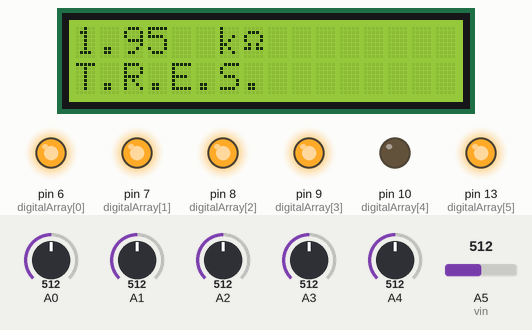
A sketch run on a simulated Arduino Uno, built with avr-gcc and run on an emulated ATmega328P. On the bench: 16×2 character LCD, output pins drawn as LEDs (lit = HIGH). Dashed ring = blinking. The test bench sets the inputs (shaded band); at power-on: A5 (vin) = 512, A0 = 512, A1 = 512, A2 = 512, A3 = 512, A4 = 512. What the sketch prints to the serial monitor is not drawn.

Above: at 3.88 s.
3.9 s: A5 (vin) set to 323
At 7.08 s:
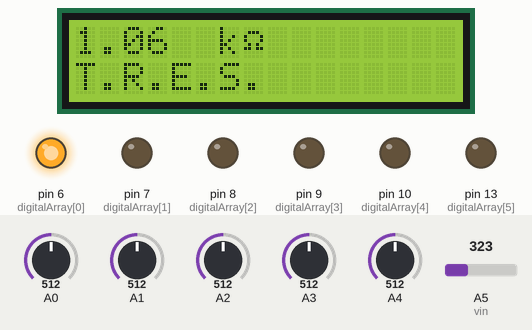
7.9 s: A5 (vin) set to 307
At 14.11 s:
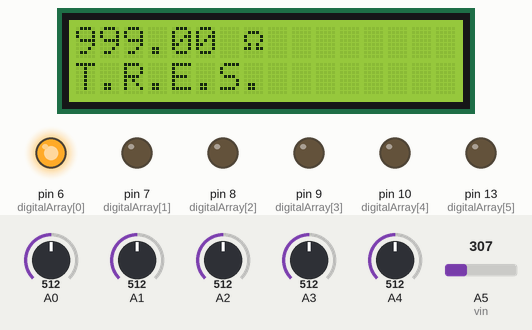
15.7 s: A0 set to 543
17.3 s: A1 set to 716
At 21.22 s:
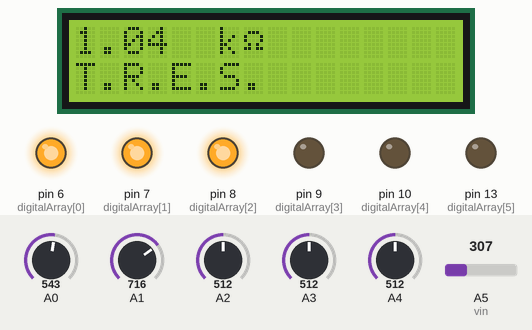
22.2 s: A2 set to 716
At 24.83 s:
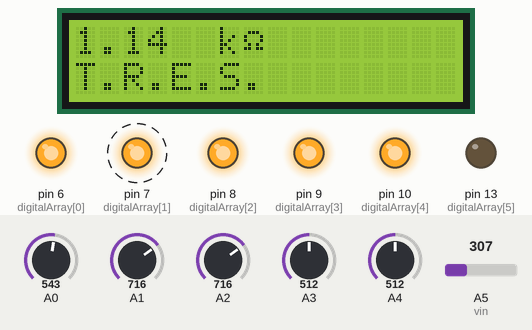
25.7 s: A3 set to 716
At 28.54 s:
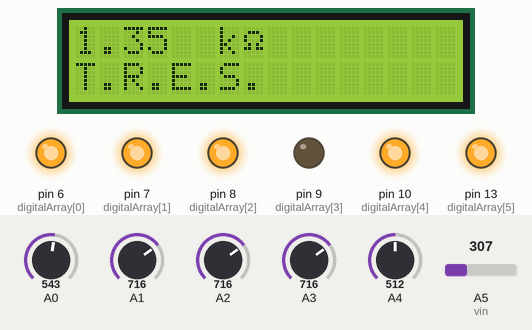
Timing chart, 0 to 30.3 s (numbered marks = the images above; inputs shaded):
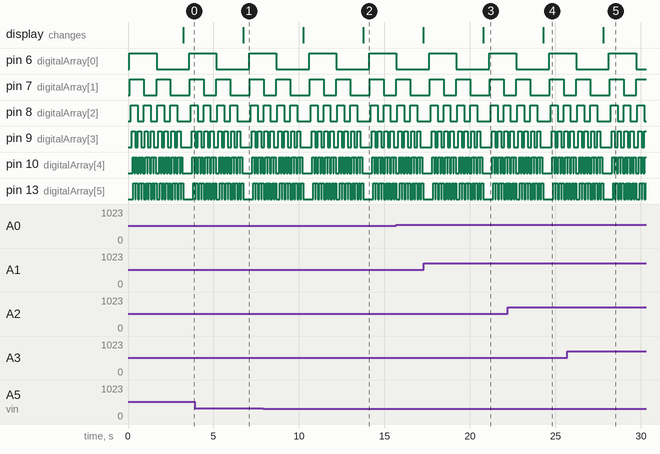

Measured:
- the behaviour switches between 308 and 307 on A5 (vin) (found by bisection; images 1 and 2)
- after the input at 3.9 s, the display: changes after 2.8 s (image 1)
- after the input at 7.9 s, the display: first changes after 2.4 s (image 2 shows a later state)
- after the input at 17.3 s, the display: changes after 3.5 s (image 3)
- after the input at 22.2 s, the display: changes after 2.1 s (image 4)
- after the input at 25.7 s, the display: changes after 2.1 s (image 5)
- by itself, pin 6 (digitalArray[0]): alternates HIGH for 1.6 s and LOW for 1.9 s
- by itself, pin 10 (digitalArray[4]), pin 13 (digitalArray[5]): moves between LOW and HIGH, repeating every 3.5 s

The sketch:

Ohmmeter_V7.ino
```cpp
#include <LiquidCrystal.h>

double A = 560;
double B = 1000;
double C = 2200;
double D = 4700;
double E = 10000;
double F = 22000;
int pos2;
int pos3;
int pos4;
int pos5;
int vin=5;
int count = 0;
int count2 = 0;
int count3 = 0;
int count4 = 0;
int count5 = 0;
int timer = 50;
double refResistor;
double refMin;
int pos;
int x;
int y;
int z;
double SumR = 0;
double vx;
double rx;
double i;
double R[] = {A, B, C, D, E, F};
double V[63];
double I[63];
double resistorArray[63];
int digitalArray[] = {6, 7, 8, 9, 10, 13};
double analogArray[63];
double searchArray[63];
double currentArray[63];

LiquidCrystal lcd(12, 11, 5, 4, 3, 2);

void setup()
{
  Serial.begin(9600);
  pinMode(vin,INPUT);
  lcd.begin(16,2);

  for (count = 0; count < 6; count++) {
    pinMode(digitalArray[count],OUTPUT);
    digitalWrite(digitalArray[count],LOW);
  }


}

void loop()
{
  for (count = 0; count < 6; count++){
    digitalWrite(digitalArray[count],HIGH);
    delay(timer);
    analogArray[count]=analogRead(count);//a, b, c, d, e, f
    for (count2 = count+1; count2 < 6; count2++){
      digitalWrite(digitalArray[count2],HIGH);
      delay(timer);
      analogArray[count*5-count*(count-1)/2+5+count2-count]=analogRead(vin);//ab, ac, ad, ae, af, bc, bd, be, bf, cd, ce, cf, de, df, ef
      for (count3 = count2+1; count3 < 6; count3++){
        digitalWrite(digitalArray[count3],HIGH);
        delay(timer);
        analogArray[(count*5-count*(count-1)/2+5+count2-count)*3+1-(count2-1)*(count2-2)*count2/6+(count2-1)*(count2-2)*(count2-3)/6-count*6+count*(count-1)*(count-2)/6+count3]=analogRead(vin);//abc, abd, abe, abf, acd, ace, acf, ade, adf, aef, bcd, bce, bcf, bde, bdf, bef, cde, cdf, cef, def
        for (count4 = count3+1; count4 < 6; count4++){
          digitalWrite(digitalArray[count4],HIGH);
          delay(timer);
          analogArray[38+count*4-(count-1)*count*3/2+(count2-1)*3-(count2-1)*(count2-2)+(count3-2)*2-(count3-2)*(count3-3)/2+count4]=analogRead(vin);//abcd, abce, abcf, abde, abdf, abef, acde, acdf, acef, adef, bcde, bcdf, bcef, bdef, cdef
          for (count5 = count4+1; count5 < 6; count5++){
            digitalWrite(digitalArray[count5],HIGH);
            delay(timer);
            analogArray[count+(count2-1)+(count3-2)+(count4-3)+count5+52]=analogRead(vin);//abcde, abcdf, abcef, abdef, acdef, bcdef
            if (count5 == 4){
              digitalWrite(digitalArray[5],HIGH);
              delay(timer);
              analogArray[62]=analogRead(vin);//abcdef
              digitalWrite(digitalArray[count5],LOW);
            }
            digitalWrite(digitalArray[count5],LOW);
          }
          digitalWrite(digitalArray[count4],LOW);
        }
        digitalWrite(digitalArray[count3],LOW);
      }
      digitalWrite(digitalArray[count2],LOW);
    }
    digitalWrite(digitalArray[count],LOW);
  }

  for (x = 0; x< 63; x++)//calculates difference between analog readings and the 430 goal
  {
    V[x] = analogArray[x]*0.0048875855;
  }

  count = 0;
  count2 = 0;
  count3 = 0;
  count4 = 0;
  count5 = 0;

  for (count = 0; count < 6; count++) {
    currentArray[count]=(5-0.65-V[count])/R[count];
    for (count2 = 1+count; count2 < 6; count2++) {
      pos2 = count*5-count*(count-1)/2+5+count2-count;
      currentArray[pos2] = (5-0.65-V[pos2])/R[count2]+(5-0.65-V[pos2])/R[count];
      for (count3 = 1+count2; count3 < 6; count3++) {
        pos3 = (count*5-count*(count-1)/2+5+count2-count)*3+1-(count2-1)*(count2-2)*count2/6+(count2-1)*(count2-2)*(count2-3)/6-count*6+count*(count-1)*(count-2)/6+count3;
        currentArray[pos3] = (5-0.65-V[pos3])/R[count3]+(5-0.65-V[pos3])/R[count2]+(5-0.65-V[pos3])/R[count];
        for (count4 = 1+count3; count4 < 6; count4++) {
          pos4 = 38+count*4-(count-1)*count*3/2+(count2-1)*3-(count2-1)*(count2-2)+(count3-2)*2-(count3-2)*(count3-3)/2+count4;
          currentArray[pos4] = (5-0.65-V[pos4])/R[count4]+(5-0.65-V[pos4])/R[count3]+(5-0.65-V[pos4])/R[count2]+(5-0.65-V[pos4])/R[count];
          for (count5 = 1+count4; count5 < 6; count5++) {
            pos5 = count+(count2-1)+(count3-2)+(count4-3)+count5+52;
            currentArray[pos5] = (5-0.65-V[pos5])/R[count5]+(5-0.65-V[pos5])/R[count4]+(5-0.65-V[pos5])/R[count3]+(5-0.65-V[pos5])/R[count2]+(5-0.65-V[pos5])/R[count];
            if (count5 == 4) {
              currentArray[62] = (5-0.65-V[62])/R[62]+(5-0.65-V[62])/R[count5]+(5-0.65-V[62])/R[count4]+(5-0.65-V[62])/R[count3]+(5-0.65-V[62])/R[count2]+(5-0.65-V[62])/R[count];
            }
          }
        }
      }
    }
  }

  SumR=0;
  for (z = 0; z< 63; z++)
  {
    resistorArray[z] = V[z]/currentArray[z];
    SumR = resistorArray[z] + SumR;
  }

  rx = SumR/63;

  for (y = 0; y< 63; y++)
  {
    currentArray[y] = 10000*currentArray[y];
  }

  if(vx>4.8)
  {
    lcd.clear();
    lcd.setCursor(0,0);
    lcd.print("----INFINITY----");
    Serial.println("----INFINITY----");
  }
  else
  {
    if(rx<1000)
    {
      lcd.clear();
      lcd.setCursor(0,0);
      lcd.print(rx);
      lcd.setCursor(7,0);
      lcd.print((char)244);
      Serial.print(rx);
      Serial.println(" ohm");
    }
    else if (rx < 1000000)
    {
      lcd.clear();
      rx=rx/1000;
      lcd.setCursor(0,0);
      lcd.print(rx);
      lcd.setCursor(6,0);
      lcd.print("k");
      lcd.print((char)244);
      Serial.print(rx);
      Serial.println(" k ohm");
    }
    else
    {
      lcd.clear();
      rx=rx/1000000;
      lcd.setCursor(0,0);
      lcd.print(rx);
      lcd.setCursor(6,0);
      lcd.print("M");
      lcd.print((char)244);
      Serial.print(rx);
      Serial.println(" M ohm");
    }
  }
  lcd.setCursor(0,1);
  lcd.print("T.R.E.S.");

  Serial.print("V0 = ");
  Serial.println(V[0]);
  Serial.print("V1 = ");
  Serial.println(V[1]);
  Serial.print("V2 = ");
  Serial.println(V[2]);
  Serial.print("V3 = ");
  Serial.println(V[3]);
  Serial.print("V4 = ");
  Serial.println(V[4]);
  Serial.print("V5 = ");
  Serial.println(V[5]);
  Serial.print("V6 = ");
  Serial.println(V[6]);
  Serial.print("V7 = ");
  Serial.println(V[7]);
  Serial.print("V8 = ");
  Serial.println(V[8]);
  Serial.print("V9 = ");
  Serial.println(V[9]);
  Serial.print("V10 = ");
  Serial.println(V[10]);

  Serial.print("currentArray0 = ");
  Serial.println(currentArray[0]);
  Serial.print("currentArray1 = ");
  Serial.println(currentArray[1]);
  Serial.print("currentArray2 = ");
  Serial.println(currentArray[2]);
  Serial.print("currentArray3 = ");
  Serial.println(currentArray[3]);
  Serial.print("currentArray4 = ");
  Serial.println(currentArray[4]);
  Serial.print("currentArray5 = ");
  Serial.println(currentArray[5]);
  Serial.print("currentArray6 = ");
  Serial.println(currentArray[6]);
  Serial.print("currentArray7 = ");
  Serial.println(currentArray[7]);
  Serial.print("currentArray8 = ");
  Serial.println(currentArray[8]);
  Serial.print("currentArray9 = ");
  Serial.println(currentArray[9]);
  Serial.print("currentArray62 = ");
  Serial.println(currentArray[62]);/*
  Serial.print("currentArray11 = ");
  Serial.println(currentArray[11]);
  Serial.print("currentArray12 = ");
  Serial.println(currentArray[12]);
  Serial.print("currentArray13 = ");
  Serial.println(currentArray[13]);
  Serial.print("currentArray14 = ");
  Serial.println(currentArray[14]);
  Serial.print("currentArray15 = ");
  Serial.println(currentArray[15]);
  Serial.print("currentArray16 = ");
  Serial.println(currentArray[16]);
  Serial.print("currentArray17 = ");
  Serial.println(currentArray[17]);
  Serial.print("currentArray18 = ");
  Serial.println(currentArray[18]);
  Serial.print("currentArray19 = ");
  Serial.println(currentArray[19]);
  Serial.print("currentArray20 = ");
  Serial.println(currentArray[20]);
  Serial.print("currentArray21 = ");
  Serial.println(currentArray[21]);
  Serial.print("currentArray22 = ");
  Serial.println(currentArray[22]);
  Serial.print("currentArray23 = ");
  Serial.println(currentArray[23]);
  Serial.print("currentArray24 = ");
  Serial.println(currentArray[24]);
  Serial.print("currentArray25 = ");
  Serial.println(currentArray[25]);
  Serial.print("currentArray26 = ");
  Serial.println(currentArray[26]);
  Serial.print("currentArray27 = ");
  Serial.println(currentArray[27]);
  Serial.print("currentArray28 = ");
  Serial.println(currentArray[28]);
  Serial.print("currentArray29 = ");
  Serial.println(currentArray[29]);
  Serial.print("currentArray30 = ");
  Serial.println(currentArray[30]);
  Serial.print("currentArray31 = ");
  Serial.println(currentArray[31]);
  Serial.print("currentArray32 = ");
  Serial.println(currentArray[32]);
  Serial.print("currentArray33 = ");
  Serial.println(currentArray[33]);
  Serial.print("currentArray34 = ");
  Serial.println(currentArray[34]);
  Serial.print("currentArray35 = ");
  Serial.println(currentArray[35]);
  Serial.print("currentArray36 = ");
  Serial.println(currentArray[36]);
  Serial.print("currentArray37 = ");
  Serial.println(currentArray[37]);
  Serial.print("currentArray38 = ");
  Serial.println(currentArray[38]);
  Serial.print("currentArray39 = ");
  Serial.println(currentArray[39]);
  Serial.print("currentArray40 = ");
  Serial.println(currentArray[40]);
  Serial.print("currentArray41 = ");
  Serial.println(currentArray[41]);
  Serial.print("currentArray42 = ");
  Serial.println(currentArray[42]);
  Serial.print("currentArray43 = ");
  Serial.println(currentArray[43]);
  Serial.print("currentArray44 = ");
  Serial.println(currentArray[44]);
  Serial.print("currentArray45 = ");
  Serial.println(currentArray[45]);
  Serial.print("currentArray46 = ");
  Serial.println(currentArray[46]);
  Serial.print("currentArray47 = ");
  Serial.println(currentArray[47]);
  Serial.print("currentArray48 = ");
  Serial.println(currentArray[48]);
  Serial.print("currentArray49 = ");
  Serial.println(currentArray[49]);
  Serial.print("currentArray50 = ");
  Serial.println(currentArray[50]);
  Serial.print("currentArray51 = ");
  Serial.println(currentArray[51]);
  Serial.print("currentArray52 = ");
  Serial.println(currentArray[52]);
  Serial.print("currentArray53 = ");
  Serial.println(currentArray[53]);
  Serial.print("currentArray54 = ");
  Serial.println(currentArray[54]);
  Serial.print("currentArray55 = ");
  Serial.println(currentArray[55]);
  Serial.print("currentArray56 = ");
  Serial.println(currentArray[56]);
  Serial.print("currentArray57 = ");
  Serial.println(currentArray[57]);
  Serial.print("currentArray58 = ");
  Serial.println(currentArray[58]);
  Serial.print("currentArray59 = ");
  Serial.println(currentArray[59]);
  Serial.print("currentArray60 = ");
  Serial.println(currentArray[60]);
  Serial.print("currentArray61 = ");
  Serial.println(currentArray[61]);
  Serial.print("currentArray62 = ");
  Serial.println(analogArray[62]);*/
  Serial.println(" ");

}
```
